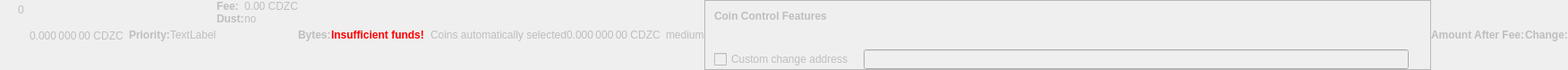
    <widget class="QWidget" name="dummyHideWidget" native="true">
     <property name="enabled">
      <bool>false</bool>
     </property>
     <property name="maximumSize">
      <size>
       <width>100</width>
       <height>22</height>
      </size>
     </property>
     <layout class="QHBoxLayout" name="dummyHideLayout">
      <property name="spacing">
       <number>0</number>
      </property>
      <property name="leftMargin">
       <number>0</number>
      </property>
      <property name="topMargin">
       <number>0</number>
      </property>
      <property name="rightMargin">
       <number>0</number>
      </property>
      <property name="bottomMargin">
       <number>0</number>
      </property>
      <item>
       <layout class="QFormLayout" name="formLayoutCoinControl1">
        <property name="horizontalSpacing">
         <number>10</number>
        </property>
        <property name="verticalSpacing">
         <number>14</number>
        </property>
        <property name="leftMargin">
         <number>10</number>
        </property>
        <property name="topMargin">
         <number>4</number>
        </property>
        <property name="rightMargin">
         <number>6</number>
        </property>
        <item row="0" column="1">
         <widget class="QLabel" name="labelCoinControlBytes">
          <property name="cursor">
           <cursorShape>IBeamCursor</cursorShape>
          </property>
          <property name="contextMenuPolicy">
           <enum>Qt::ActionsContextMenu</enum>
          </property>
          <property name="text">
           <string notr="true">0</string>
          </property>
          <property name="textInteractionFlags">
           <set>Qt::LinksAccessibleByMouse|Qt::TextSelectableByKeyboard|Qt::TextSelectableByMouse</set>
          </property>
         </widget>
        </item>
       </layout>
      </item>
      <item>
       <widget class="QLabel" name="labelCoinControlAfterFee">
        <property name="enabled">
         <bool>false</bool>
        </property>
        <property name="sizePolicy">
         <sizepolicy hsizetype="Fixed" vsizetype="Fixed">
          <horstretch>0</horstretch>
          <verstretch>0</verstretch>
         </sizepolicy>
        </property>
        <property name="minimumSize">
         <size>
          <width>111</width>
          <height>12</height>
         </size>
        </property>
        <property name="maximumSize">
         <size>
          <width>111</width>
          <height>12</height>
         </size>
        </property>
        <property name="cursor">
         <cursorShape>IBeamCursor</cursorShape>
        </property>
        <property name="contextMenuPolicy">
         <enum>Qt::ActionsContextMenu</enum>
        </property>
        <property name="text">
         <string notr="true">0.000 000 00 CDZC</string>
        </property>
        <property name="textInteractionFlags">
         <set>Qt::LinksAccessibleByMouse|Qt::TextSelectableByKeyboard|Qt::TextSelectableByMouse</set>
        </property>
       </widget>
      </item>
      <item>
       <widget class="QLabel" name="labelCoinControlPriorityText">
        <property name="enabled">
         <bool>false</bool>
        </property>
        <property name="font">
         <font>
          <weight>75</weight>
          <bold>true</bold>
         </font>
        </property>
        <property name="text">
         <string>Priority:</string>
        </property>
       </widget>
      </item>
      <item>
       <layout class="QHBoxLayout" name="horizontalLayout">
        <item>
         <widget class="QLabel" name="WarningLabel">
          <property name="text">
           <string>TextLabel</string>
          </property>
         </widget>
        </item>
       </layout>
      </item>
      <item>
       <layout class="QFormLayout" name="formLayoutCoinControl3">
        <property name="horizontalSpacing">
         <number>0</number>
        </property>
        <property name="verticalSpacing">
         <number>0</number>
        </property>
        <property name="leftMargin">
         <number>0</number>
        </property>
        <property name="topMargin">
         <number>0</number>
        </property>
        <property name="rightMargin">
         <number>0</number>
        </property>
        <item row="0" column="0">
         <widget class="QLabel" name="labelCoinControlFeeText">
          <property name="enabled">
           <bool>false</bool>
          </property>
          <property name="font">
           <font>
            <weight>75</weight>
            <bold>true</bold>
           </font>
          </property>
          <property name="text">
           <string>Fee:</string>
          </property>
          <property name="margin">
           <number>0</number>
          </property>
         </widget>
        </item>
        <item row="0" column="1">
         <widget class="QLabel" name="labelCoinControlFee">
          <property name="enabled">
           <bool>false</bool>
          </property>
          <property name="cursor">
           <cursorShape>IBeamCursor</cursorShape>
          </property>
          <property name="contextMenuPolicy">
           <enum>Qt::ActionsContextMenu</enum>
          </property>
          <property name="text">
           <string notr="true">0.00 CDZC</string>
          </property>
          <property name="textInteractionFlags">
           <set>Qt::LinksAccessibleByMouse|Qt::TextSelectableByKeyboard|Qt::TextSelectableByMouse</set>
          </property>
         </widget>
        </item>
        <item row="1" column="0">
         <widget class="QLabel" name="labelCoinControlLowOutputText">
          <property name="enabled">
           <bool>false</bool>
          </property>
          <property name="font">
           <font>
            <weight>75</weight>
            <bold>true</bold>
           </font>
          </property>
          <property name="text">
           <string>Dust:</string>
          </property>
         </widget>
        </item>
        <item row="1" column="1">
         <widget class="QLabel" name="labelCoinControlLowOutput">
          <property name="enabled">
           <bool>false</bool>
          </property>
          <property name="cursor">
           <cursorShape>IBeamCursor</cursorShape>
          </property>
          <property name="contextMenuPolicy">
           <enum>Qt::ActionsContextMenu</enum>
          </property>
          <property name="text">
           <string>no</string>
          </property>
          <property name="textInteractionFlags">
           <set>Qt::LinksAccessibleByMouse|Qt::TextSelectableByKeyboard|Qt::TextSelectableByMouse</set>
          </property>
         </widget>
        </item>
       </layout>
      </item>
      <item>
       <widget class="QLabel" name="labelCoinControlBytesText">
        <property name="enabled">
         <bool>false</bool>
        </property>
        <property name="font">
         <font>
          <weight>75</weight>
          <bold>true</bold>
         </font>
        </property>
        <property name="text">
         <string>Bytes:</string>
        </property>
       </widget>
      </item>
      <item>
       <layout class="QFormLayout" name="formLayoutCoinControl2">
        <property name="horizontalSpacing">
         <number>0</number>
        </property>
        <property name="verticalSpacing">
         <number>0</number>
        </property>
        <property name="leftMargin">
         <number>0</number>
        </property>
        <property name="topMargin">
         <number>0</number>
        </property>
        <property name="rightMargin">
         <number>0</number>
        </property>
       </layout>
      </item>
      <item>
       <layout class="QHBoxLayout" name="horizontalLayoutCoinControl2">
        <property name="spacing">
         <number>0</number>
        </property>
        <property name="bottomMargin">
         <number>0</number>
        </property>
       </layout>
      </item>
      <item>
       <widget class="QLabel" name="labelCoinControlInsuffFunds">
        <property name="enabled">
         <bool>false</bool>
        </property>
        <property name="minimumSize">
         <size>
          <width>0</width>
          <height>0</height>
         </size>
        </property>
        <property name="font">
         <font>
          <weight>75</weight>
          <bold>true</bold>
         </font>
        </property>
        <property name="styleSheet">
         <string notr="true">color:red;font-weight:bold;</string>
        </property>
        <property name="text">
         <string>Insufficient funds!</string>
        </property>
        <property name="margin">
         <number>5</number>
        </property>
       </widget>
      </item>
      <item>
       <layout class="QFormLayout" name="formLayoutCoinControl4">
        <property name="horizontalSpacing">
         <number>0</number>
        </property>
        <property name="verticalSpacing">
         <number>0</number>
        </property>
        <property name="leftMargin">
         <number>0</number>
        </property>
        <property name="topMargin">
         <number>0</number>
        </property>
        <property name="rightMargin">
         <number>0</number>
        </property>
       </layout>
      </item>
      <item>
       <widget class="QLabel" name="labelCoinControlChangeLabel">
        <property name="enabled">
         <bool>false</bool>
        </property>
        <property name="sizePolicy">
         <sizepolicy hsizetype="Preferred" vsizetype="Expanding">
          <horstretch>0</horstretch>
          <verstretch>0</verstretch>
         </sizepolicy>
        </property>
        <property name="minimumSize">
         <size>
          <width>0</width>
          <height>0</height>
         </size>
        </property>
        <property name="text">
         <string/>
        </property>
        <property name="margin">
         <number>3</number>
        </property>
       </widget>
      </item>
      <item>
       <widget class="QLabel" name="labelCoinControlAutomaticallySelected">
        <property name="enabled">
         <bool>false</bool>
        </property>
        <property name="sizePolicy">
         <sizepolicy hsizetype="Fixed" vsizetype="Fixed">
          <horstretch>0</horstretch>
          <verstretch>0</verstretch>
         </sizepolicy>
        </property>
        <property name="minimumSize">
         <size>
          <width>0</width>
          <height>0</height>
         </size>
        </property>
        <property name="maximumSize">
         <size>
          <width>240</width>
          <height>16777215</height>
         </size>
        </property>
        <property name="text">
         <string>Coins automatically selected</string>
        </property>
        <property name="margin">
         <number>5</number>
        </property>
       </widget>
      </item>
      <item>
       <widget class="QLabel" name="labelCoinControlChange">
        <property name="enabled">
         <bool>false</bool>
        </property>
        <property name="sizePolicy">
         <sizepolicy hsizetype="Fixed" vsizetype="Fixed">
          <horstretch>0</horstretch>
          <verstretch>0</verstretch>
         </sizepolicy>
        </property>
        <property name="minimumSize">
         <size>
          <width>111</width>
          <height>0</height>
         </size>
        </property>
        <property name="maximumSize">
         <size>
          <width>111</width>
          <height>16777215</height>
         </size>
        </property>
        <property name="cursor">
         <cursorShape>IBeamCursor</cursorShape>
        </property>
        <property name="contextMenuPolicy">
         <enum>Qt::ActionsContextMenu</enum>
        </property>
        <property name="text">
         <string notr="true">0.000 000 00 CDZC</string>
        </property>
        <property name="textInteractionFlags">
         <set>Qt::LinksAccessibleByMouse|Qt::TextSelectableByKeyboard|Qt::TextSelectableByMouse</set>
        </property>
       </widget>
      </item>
      <item>
       <widget class="QLabel" name="labelCoinControlPriority">
        <property name="enabled">
         <bool>false</bool>
        </property>
        <property name="cursor">
         <cursorShape>IBeamCursor</cursorShape>
        </property>
        <property name="contextMenuPolicy">
         <enum>Qt::ActionsContextMenu</enum>
        </property>
        <property name="text">
         <string>medium</string>
        </property>
        <property name="textInteractionFlags">
         <set>Qt::LinksAccessibleByMouse|Qt::TextSelectableByKeyboard|Qt::TextSelectableByMouse</set>
        </property>
       </widget>
      </item>
      <item>
       <widget class="QFrame" name="frameCoinControl">
        <property name="sizePolicy">
         <sizepolicy hsizetype="Expanding" vsizetype="Expanding">
          <horstretch>0</horstretch>
          <verstretch>0</verstretch>
         </sizepolicy>
        </property>
        <property name="maximumSize">
         <size>
          <width>16777215</width>
          <height>16777215</height>
         </size>
        </property>
        <property name="frameShape">
         <enum>QFrame::StyledPanel</enum>
        </property>
        <property name="frameShadow">
         <enum>QFrame::Sunken</enum>
        </property>
        <layout class="QVBoxLayout" name="verticalLayoutCoinControl2_2">
         <property name="spacing">
          <number>0</number>
         </property>
         <property name="leftMargin">
          <number>0</number>
         </property>
         <property name="topMargin">
          <number>0</number>
         </property>
         <property name="rightMargin">
          <number>0</number>
         </property>
         <property name="bottomMargin">
          <number>0</number>
         </property>
         <item>
          <layout class="QVBoxLayout" name="verticalLayoutCoinControl" stretch="0,0,0,1">
           <property name="spacing">
            <number>0</number>
           </property>
           <property name="leftMargin">
            <number>10</number>
           </property>
           <property name="topMargin">
            <number>10</number>
           </property>
           <item>
            <layout class="QHBoxLayout" name="horizontalLayoutCoinControl1">
             <property name="bottomMargin">
              <number>15</number>
             </property>
             <item>
              <widget class="QLabel" name="labelCoinControlFeatures">
               <property name="enabled">
                <bool>false</bool>
               </property>
               <property name="sizePolicy">
                <sizepolicy hsizetype="Preferred" vsizetype="Maximum">
                 <horstretch>0</horstretch>
                 <verstretch>0</verstretch>
                </sizepolicy>
               </property>
               <property name="font">
                <font>
                 <weight>75</weight>
                 <bold>true</bold>
                </font>
               </property>
               <property name="styleSheet">
                <string notr="true">font-weight:bold;</string>
               </property>
               <property name="text">
                <string>Coin Control Features</string>
               </property>
              </widget>
             </item>
            </layout>
           </item>
           <item>
            <widget class="QWidget" name="widgetCoinControl" native="true">
             <property name="sizePolicy">
              <sizepolicy hsizetype="Preferred" vsizetype="Preferred">
               <horstretch>0</horstretch>
               <verstretch>0</verstretch>
              </sizepolicy>
             </property>
             <property name="minimumSize">
              <size>
               <width>0</width>
               <height>0</height>
              </size>
             </property>
             <property name="styleSheet">
              <string notr="true"/>
             </property>
             <layout class="QHBoxLayout" name="horizontalLayoutCoinControl5_2">
              <property name="leftMargin">
               <number>0</number>
              </property>
              <property name="topMargin">
               <number>0</number>
              </property>
              <property name="rightMargin">
               <number>0</number>
              </property>
              <property name="bottomMargin">
               <number>0</number>
              </property>
              <item>
               <layout class="QHBoxLayout" name="horizontalLayoutCoinControl3">
                <property name="spacing">
                 <number>20</number>
                </property>
                <property name="topMargin">
                 <number>0</number>
                </property>
                <property name="bottomMargin">
                 <number>10</number>
                </property>
               </layout>
              </item>
             </layout>
            </widget>
           </item>
           <item>
            <layout class="QHBoxLayout" name="horizontalLayoutCoinControl4" stretch="0,0,0">
             <property name="spacing">
              <number>12</number>
             </property>
             <property name="sizeConstraint">
              <enum>QLayout::SetDefaultConstraint</enum>
             </property>
             <property name="topMargin">
              <number>5</number>
             </property>
             <property name="rightMargin">
              <number>5</number>
             </property>
             <item>
              <widget class="QCheckBox" name="checkBoxCoinControlChange">
               <property name="enabled">
                <bool>false</bool>
               </property>
               <property name="toolTip">
                <string>If this is activated, but the change address is empty or invalid, change will be sent to a newly generated address.</string>
               </property>
               <property name="text">
                <string>Custom change address</string>
               </property>
              </widget>
             </item>
             <item>
              <widget class="QValidatedLineEdit" name="lineEditCoinControlChange">
               <property name="enabled">
                <bool>false</bool>
               </property>
               <property name="sizePolicy">
                <sizepolicy hsizetype="Expanding" vsizetype="Fixed">
                 <horstretch>0</horstretch>
                 <verstretch>0</verstretch>
                </sizepolicy>
               </property>
              </widget>
             </item>
             <item>
              <widget class="QLabel" name="labelCoinControlChangeLabel_2">
               <property name="sizePolicy">
                <sizepolicy hsizetype="Preferred" vsizetype="Expanding">
                 <horstretch>0</horstretch>
                 <verstretch>0</verstretch>
                </sizepolicy>
               </property>
               <property name="minimumSize">
                <size>
                 <width>0</width>
                 <height>0</height>
                </size>
               </property>
               <property name="text">
                <string/>
               </property>
               <property name="margin">
                <number>3</number>
               </property>
              </widget>
             </item>
            </layout>
           </item>
           <item>
            <spacer name="verticalSpacerCoinControl">
             <property name="orientation">
              <enum>Qt::Vertical</enum>
             </property>
             <property name="sizeHint" stdset="0">
              <size>
               <width>800</width>
               <height>1</height>
              </size>
             </property>
            </spacer>
           </item>
          </layout>
         </item>
        </layout>
       </widget>
      </item>
      <item>
       <widget class="QLabel" name="labelCoinControlAfterFeeText">
        <property name="enabled">
         <bool>false</bool>
        </property>
        <property name="minimumSize">
         <size>
          <width>0</width>
          <height>0</height>
         </size>
        </property>
        <property name="maximumSize">
         <size>
          <width>16777215</width>
          <height>16777215</height>
         </size>
        </property>
        <property name="font">
         <font>
          <weight>75</weight>
          <bold>true</bold>
         </font>
        </property>
        <property name="text">
         <string>Amount After Fee:</string>
        </property>
        <property name="alignment">
         <set>Qt::AlignLeading|Qt::AlignLeft|Qt::AlignVCenter</set>
        </property>
        <property name="margin">
         <number>0</number>
        </property>
       </widget>
      </item>
      <item>
       <widget class="QLabel" name="labelCoinControlChangeText">
        <property name="enabled">
         <bool>false</bool>
        </property>
        <property name="sizePolicy">
         <sizepolicy hsizetype="Preferred" vsizetype="Preferred">
          <horstretch>0</horstretch>
          <verstretch>0</verstretch>
         </sizepolicy>
        </property>
        <property name="minimumSize">
         <size>
          <width>0</width>
          <height>0</height>
         </size>
        </property>
        <property name="maximumSize">
         <size>
          <width>16777215</width>
          <height>16777215</height>
         </size>
        </property>
        <property name="font">
         <font>
          <weight>75</weight>
          <bold>true</bold>
         </font>
        </property>
        <property name="text">
         <string>Change:</string>
        </property>
        <property name="alignment">
         <set>Qt::AlignLeading|Qt::AlignLeft|Qt::AlignVCenter</set>
        </property>
       </widget>
      </item>
     </layout>
    </widget>
